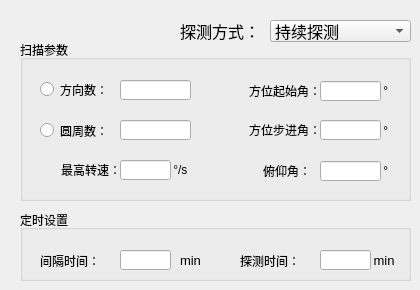
   <widget class="QWidget" name="tab_6">
    <attribute name="title">
     <string>扫描参数</string>
    </attribute>
    <widget class="QGroupBox" name="groupBox_7">
     <property name="geometry">
      <rect>
       <x>20</x>
       <y>40</y>
       <width>391</width>
       <height>161</height>
      </rect>
     </property>
     <property name="title">
      <string>扫描参数</string>
     </property>
     <widget class="QLineEdit" name="lineEdit_circleNum_2">
      <property name="enabled">
       <bool>true</bool>
      </property>
      <property name="geometry">
       <rect>
        <x>100</x>
        <y>80</y>
        <width>71</width>
        <height>20</height>
       </rect>
      </property>
     </widget>
     <widget class="QLineEdit" name="lineEdit_angleNum_2">
      <property name="geometry">
       <rect>
        <x>100</x>
        <y>40</y>
        <width>71</width>
        <height>20</height>
       </rect>
      </property>
     </widget>
     <widget class="QRadioButton" name="radioButton_anglekey_2">
      <property name="geometry">
       <rect>
        <x>20</x>
        <y>39</y>
        <width>81</width>
        <height>21</height>
       </rect>
      </property>
      <property name="text">
       <string>方向数：</string>
      </property>
     </widget>
     <widget class="QRadioButton" name="radioButton_circlekey_2">
      <property name="geometry">
       <rect>
        <x>20</x>
        <y>80</y>
        <width>81</width>
        <height>21</height>
       </rect>
      </property>
      <property name="text">
       <string>圆周数：</string>
      </property>
     </widget>
     <widget class="QLineEdit" name="lineEdit_SP_2">
      <property name="geometry">
       <rect>
        <x>100</x>
        <y>120</y>
        <width>51</width>
        <height>20</height>
       </rect>
      </property>
     </widget>
     <widget class="QLabel" name="label_65">
      <property name="geometry">
       <rect>
        <x>0</x>
        <y>119</y>
        <width>101</width>
        <height>21</height>
       </rect>
      </property>
      <property name="text">
       <string>最高转速：</string>
      </property>
      <property name="alignment">
       <set>Qt::AlignRight|Qt::AlignTrailing|Qt::AlignVCenter</set>
      </property>
     </widget>
     <widget class="QLabel" name="label_66">
      <property name="geometry">
       <rect>
        <x>150</x>
        <y>119</y>
        <width>31</width>
        <height>21</height>
       </rect>
      </property>
      <property name="text">
       <string> °/s</string>
      </property>
     </widget>
     <widget class="QLabel" name="label_67">
      <property name="geometry">
       <rect>
        <x>360</x>
        <y>80</y>
        <width>21</width>
        <height>21</height>
       </rect>
      </property>
      <property name="text">
       <string> °</string>
      </property>
     </widget>
     <widget class="QLabel" name="label_68">
      <property name="geometry">
       <rect>
        <x>200</x>
        <y>40</y>
        <width>101</width>
        <height>21</height>
       </rect>
      </property>
      <property name="text">
       <string>方位起始角：</string>
      </property>
      <property name="alignment">
       <set>Qt::AlignRight|Qt::AlignTrailing|Qt::AlignVCenter</set>
      </property>
     </widget>
     <widget class="QLabel" name="label_69">
      <property name="geometry">
       <rect>
        <x>360</x>
        <y>40</y>
        <width>21</width>
        <height>21</height>
       </rect>
      </property>
      <property name="text">
       <string> °</string>
      </property>
     </widget>
     <widget class="QLineEdit" name="lineEdit_step_azAngle_2">
      <property name="geometry">
       <rect>
        <x>300</x>
        <y>80</y>
        <width>61</width>
        <height>20</height>
       </rect>
      </property>
     </widget>
     <widget class="QLabel" name="label_70">
      <property name="geometry">
       <rect>
        <x>200</x>
        <y>79</y>
        <width>101</width>
        <height>21</height>
       </rect>
      </property>
      <property name="text">
       <string>方位步进角：</string>
      </property>
      <property name="alignment">
       <set>Qt::AlignRight|Qt::AlignTrailing|Qt::AlignVCenter</set>
      </property>
     </widget>
     <widget class="QLineEdit" name="lineEdit_start_azAngle_2">
      <property name="geometry">
       <rect>
        <x>300</x>
        <y>41</y>
        <width>61</width>
        <height>20</height>
       </rect>
      </property>
     </widget>
     <widget class="QLabel" name="label_71">
      <property name="geometry">
       <rect>
        <x>360</x>
        <y>120</y>
        <width>21</width>
        <height>21</height>
       </rect>
      </property>
      <property name="text">
       <string> °</string>
      </property>
     </widget>
     <widget class="QLineEdit" name="lineEdit_elevationAngle_2">
      <property name="geometry">
       <rect>
        <x>300</x>
        <y>121</y>
        <width>61</width>
        <height>20</height>
       </rect>
      </property>
     </widget>
     <widget class="QLabel" name="label_72">
      <property name="geometry">
       <rect>
        <x>200</x>
        <y>120</y>
        <width>91</width>
        <height>21</height>
       </rect>
      </property>
      <property name="text">
       <string>俯仰角：</string>
      </property>
      <property name="alignment">
       <set>Qt::AlignRight|Qt::AlignTrailing|Qt::AlignVCenter</set>
      </property>
     </widget>
    </widget>
    <widget class="QGroupBox" name="groupBox_4">
     <property name="geometry">
      <rect>
       <x>20</x>
       <y>210</y>
       <width>391</width>
       <height>71</height>
      </rect>
     </property>
     <property name="title">
      <string>定时设置</string>
     </property>
     <widget class="QLabel" name="label_73">
      <property name="geometry">
       <rect>
        <x>20</x>
        <y>40</y>
        <width>81</width>
        <height>21</height>
       </rect>
      </property>
      <property name="text">
       <string>间隔时间：</string>
      </property>
     </widget>
     <widget class="QLineEdit" name="lineEdit_ITV_TimeLength_2">
      <property name="geometry">
       <rect>
        <x>100</x>
        <y>40</y>
        <width>51</width>
        <height>20</height>
       </rect>
      </property>
     </widget>
     <widget class="QLabel" name="label_74">
      <property name="geometry">
       <rect>
        <x>160</x>
        <y>40</y>
        <width>31</width>
        <height>21</height>
       </rect>
      </property>
      <property name="font">
       <font>
        <pointsize>10</pointsize>
       </font>
      </property>
      <property name="text">
       <string>min</string>
      </property>
     </widget>
     <widget class="QLabel" name="label_75">
      <property name="geometry">
       <rect>
        <x>220</x>
        <y>40</y>
        <width>81</width>
        <height>21</height>
       </rect>
      </property>
      <property name="text">
       <string>探测时间：</string>
      </property>
     </widget>
     <widget class="QLineEdit" name="lineEdit_DET_TimeLength_2">
      <property name="geometry">
       <rect>
        <x>300</x>
        <y>40</y>
        <width>51</width>
        <height>20</height>
       </rect>
      </property>
     </widget>
     <widget class="QLabel" name="label_76">
      <property name="geometry">
       <rect>
        <x>350</x>
        <y>40</y>
        <width>31</width>
        <height>21</height>
       </rect>
      </property>
      <property name="font">
       <font>
        <pointsize>10</pointsize>
       </font>
      </property>
      <property name="text">
       <string> min</string>
      </property>
     </widget>
    </widget>
    <widget class="QComboBox" name="comboBox_DetetectMode_2">
     <property name="geometry">
      <rect>
       <x>270</x>
       <y>20</y>
       <width>141</width>
       <height>22</height>
      </rect>
     </property>
     <property name="font">
      <font>
       <pointsize>12</pointsize>
      </font>
     </property>
     <property name="insertPolicy">
      <enum>QComboBox::InsertAfterCurrent</enum>
     </property>
     <item>
      <property name="text">
       <string>持续探测</string>
      </property>
     </item>
     <item>
      <property name="text">
       <string>单组探测</string>
      </property>
     </item>
     <item>
      <property name="text">
       <string>定时探测</string>
      </property>
     </item>
    </widget>
    <widget class="QLabel" name="label_77">
     <property name="geometry">
      <rect>
       <x>180</x>
       <y>20</y>
       <width>81</width>
       <height>21</height>
      </rect>
     </property>
     <property name="font">
      <font>
       <family>微软雅黑</family>
       <pointsize>12</pointsize>
       <weight>50</weight>
       <bold>false</bold>
      </font>
     </property>
     <property name="text">
      <string>探测方式：</string>
     </property>
    </widget>
   </widget>
